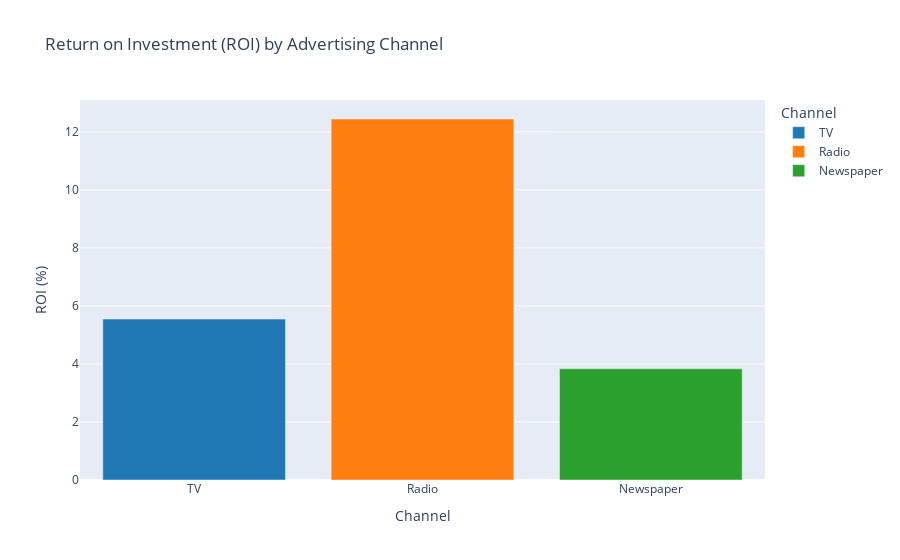

The notebook cell this image was saved under:
### Markdown cell above
Advanced Visualization - ROI by Channel

### Code cell
# Calculate ROI for each channel
roi_tv = (df['Sales'].corr(df['TV']) * (df['Sales'].std() / df['TV'].std())) * 100
roi_radio = (df['Sales'].corr(df['Radio']) * (df['Sales'].std() / df['Radio'].std())) * 100
roi_newspaper = (df['Sales'].corr(df['Newspaper']) * (df['Sales'].std() / df['Newspaper'].std())) * 100

roi_data = {
    'Channel': ['TV', 'Radio', 'Newspaper'],
    'ROI (%)': [roi_tv, roi_radio, roi_newspaper]
}

roi_df = pd.DataFrame(roi_data)

# Create interactive ROI chart
fig = px.bar(roi_df, x='Channel', y='ROI (%)', 
             title='Return on Investment (ROI) by Advertising Channel',
             color='Channel', color_discrete_sequence=['#1f77b4', '#ff7f0e', '#2ca02c'])
fig.show()

### Figure 1 — Plotly figure (JSON) as saved in the notebook; plotly's stock layout.template omitted (floating-point values rounded to 4 significant figures)
{"data": [{"hovertemplate": "Channel=%{x}<br>ROI (%)=%{y}<extra></extra>", "legendgroup": "TV", "marker": {"color": "#1f77b4", "pattern": {"shape": ""}}, "name": "TV", "orientation": "v", "showlegend": true, "textposition": "auto", "type": "bar", "x": ["TV"], "xaxis": "x", "y": [5.546], "yaxis": "y"}, {"hovertemplate": "Channel=%{x}<br>ROI (%)=%{y}<extra></extra>", "legendgroup": "Radio", "marker": {"color": "#ff7f0e", "pattern": {"shape": ""}}, "name": "Radio", "orientation": "v", "showlegend": true, "textposition": "auto", "type": "bar", "x": ["Radio"], "xaxis": "x", "y": [12.44], "yaxis": "y"}, {"hovertemplate": "Channel=%{x}<br>ROI (%)=%{y}<extra></extra>", "legendgroup": "Newspaper", "marker": {"color": "#2ca02c", "pattern": {"shape": ""}}, "name": "Newspaper", "orientation": "v", "showlegend": true, "textposition": "auto", "type": "bar", "x": ["Newspaper"], "xaxis": "x", "y": [3.832], "yaxis": "y"}], "layout": {"barmode": "relative", "legend": {"title": {"text": "Channel"}, "tracegroupgap": 0}, "title": {"text": "Return on Investment (ROI) by Advertising Channel"}, "xaxis": {"anchor": "y", "categoryarray": ["TV", "Radio", "Newspaper"], "categoryorder": "array", "domain": [0, 1], "title": {"text": "Channel"}}, "yaxis": {"anchor": "x", "domain": [0, 1], "title": {"text": "ROI (%)"}}}}
